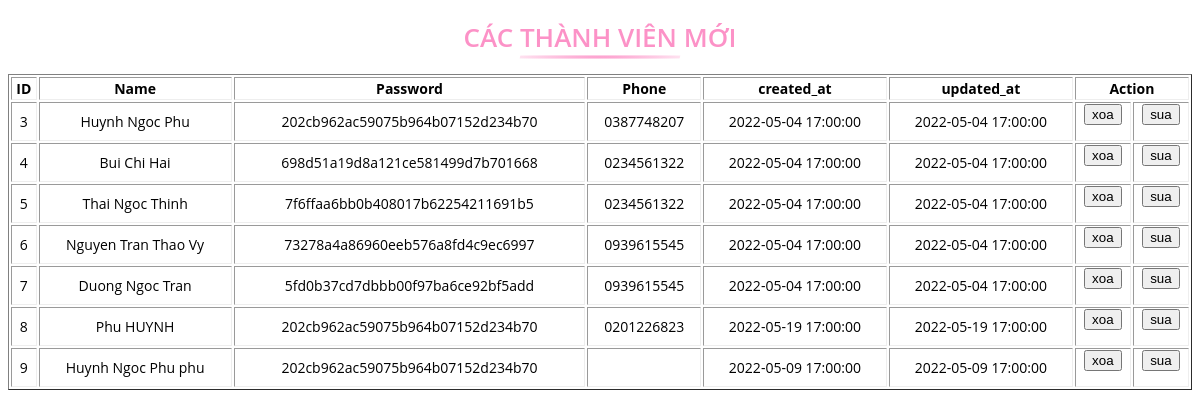
The app's page /admin/View/admin/dstv.php with its own data.
### tables this page shows
CREATE TABLE `users` (
  `id` int(10) UNSIGNED NOT NULL,
  `name` varchar(255) NOT NULL,
  `email` varchar(255) NOT NULL,
  `password` varchar(255) NOT NULL,
  `phone` varchar(255) NOT NULL,
  `created_at` timestamp NULL DEFAULT NULL,
  `updated_at` timestamp NULL DEFAULT NULL
);

### admin/View/admin/dstv.php (the view, shortened to what this page needs)
<?php
$servername = "localhost";
$username = "root";
$password = "";
$dbname = "qlbanhang";
$conn = new mysqli($servername, $username, $password, $dbname);
$sql = "SELECT * FROM users";
$result = $conn->query($sql);
if ($result->num_rows > 0) {
  $result = $conn->query($sql);
  $result_all = $result -> fetch_all(MYSQLI_ASSOC);
 ?>
     <head>
        <link rel="stylesheet"  href="thanhvien.css">
    </head>
    <div class="container">
      <h1 class="h1">Các Thành Viên Mới</h1>
          <table border=1>
              <tr>
                  <th>ID</th>
                  <th>Name</th>
                  <th>Password</th>
                  <th>Phone</th>
                  <th>created_at</th>
                  <th>updated_at</th>
                  <th colspan="2">Action</th>
              </tr>
    </div>
<?php
    foreach ($result_all as $row) {
        echo
        "<tr><td>" . $row["id"].
        "</td><td>" . $row["name"].
        "</td><td>" . $row["password"].
        "</td><td>" . $row["phone"].
        "</td><td>" . $row["created_at"].
        "</td><td>" . $row["updated_at"].
        "</td><td>"
?>
        <form method="post" action="xoa.php">
		<input type="submit" name="action" value="xoa"/>
        </form>
<?php
    	echo "</td>";
		echo "<td>";
?>
        <form method="post" action="form_sua.php">
		<input type="submit" name="action" value="sua"/>
        </form>
<?php
    	echo "</td></tr>";
    }
} else {
  echo "0 ket qua tra ve";
}
?>

### admin/View/admin/thanhvien.css (style rules this page uses)
.h1 { font-family: 'sans-serif', 'Open Sans'; font-weight: 600; color: #fc92c7; line-height: 34px; margin: 20px 0; text-align: center; text-transform: uppercase; font-size: 26px; position: relative; }
.h1::after { content: ''; position: absolute; left: 50%; bottom: -5px; width: 160px; height: 4px; transform: skewX(-12deg) translateX(-50%); background: radial-gradient(#fc92c7, #fff); }
table { font-family: 'sans-serif', 'Open Sans'; font-size: 14px; text-align: center; width: 100%; margin: 0 auto; }
tr { border: 1px solid; }

### records on screen
users: id "3", name "Huynh Ngoc Phu", password "202cb962ac59075b964b07152d234b70", phone "0387748207", created_at "2022-05-04 17:00:00", updated_at "2022-05-04 17:00:00"
users: id "4", name "Bui Chi Hai", password "698d51a19d8a121ce581499d7b701668", phone "0234561322", created_at "2022-05-04 17:00:00", updated_at "2022-05-04 17:00:00"
users: id "5", name "Thai Ngoc Thinh", password "7f6ffaa6bb0b408017b62254211691b5", phone "0234561322", created_at "2022-05-04 17:00:00", updated_at "2022-05-04 17:00:00"
users: id "6", name "Nguyen Tran Thao Vy", password "73278a4a86960eeb576a8fd4c9ec6997", phone "0939615545", created_at "2022-05-04 17:00:00", updated_at "2022-05-04 17:00:00"
users: id "7", name "Duong Ngoc Tran", password "5fd0b37cd7dbbb00f97ba6ce92bf5add", phone "0939615545", created_at "2022-05-04 17:00:00", updated_at "2022-05-04 17:00:00"
users: id "8", name "Phu HUYNH", password "202cb962ac59075b964b07152d234b70", phone "0201226823", created_at "2022-05-19 17:00:00", updated_at "2022-05-19 17:00:00"
users: id "9", name "Huynh Ngoc Phu phu", password "202cb962ac59075b964b07152d234b70", created_at "2022-05-09 17:00:00", updated_at "2022-05-09 17:00:00"
